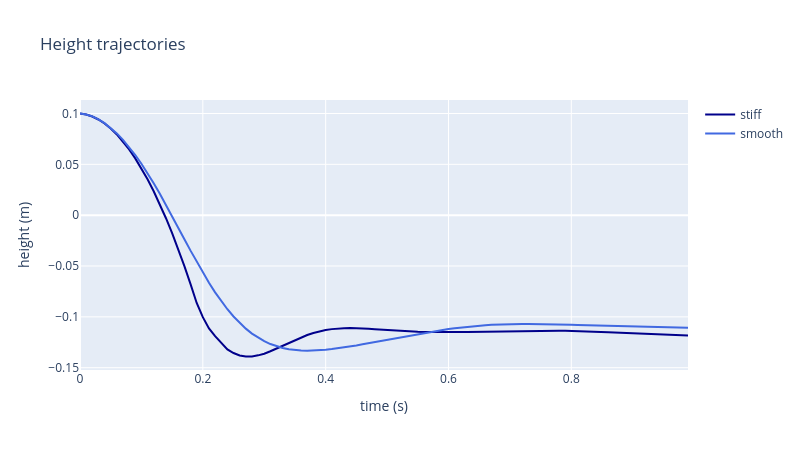

Here is the notebook cell this chart was saved with:
### Code cell
"""
Plot height trajectory
"""

# Index height states
ztraj_stiff = qtraj_stiff[:, Z_IDX].flatten()
ztraj_smooth = qtraj_smooth[:, Z_IDX].flatten()

# Plot norms as time-series curves
curve_zstiff = go.Scatter(
    x=ts,
    y=ztraj_stiff,
    name="stiff",
    mode="lines",
    line=dict(color="darkblue", width=2),
)
curve_zsmooth = go.Scatter(
    x=ts,
    y=ztraj_smooth,
    name="smooth",
    mode="lines",
    line=dict(color="royalblue", width=2),
)

# Assemble figure
fig = go.Figure(data=[curve_zstiff, curve_zsmooth])
fig.update_layout(
    title="Height trajectories",
    xaxis_title="time (s)",
    yaxis_title="height (m)",
    autosize=False,
    width=16 * 50,
    height=9 * 50,
)
fig.show()
